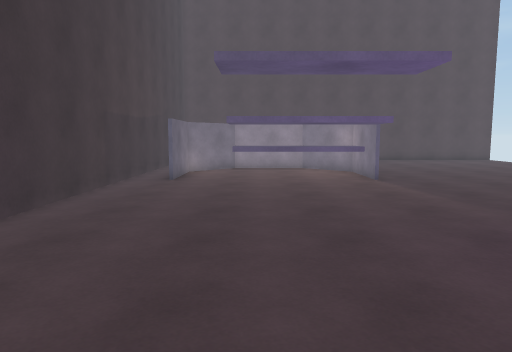
view 1 (above)

13 first-person views from a walk through a Unity game level. The camera is 1.4 m above the floor, tilts 6° down and sees 70° across. The floor is counted in squares, 1 m on a side. Each view is taken from the middle of a square. On the plan, view 1 faces up. The plan holds only what a view shows up to about 16 squares ahead; the rest is blank. The place goes on beyond the plan.

view 2
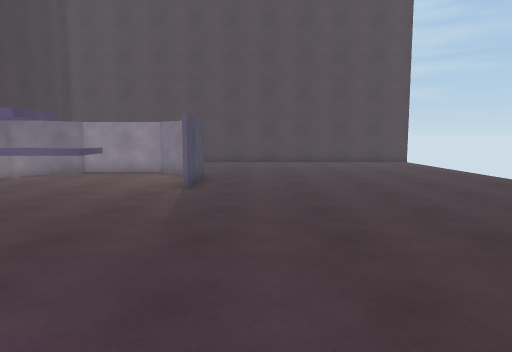

view 3
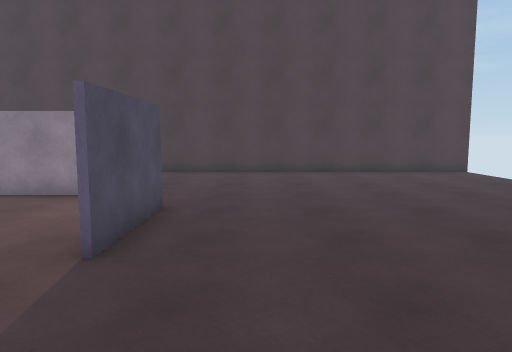

view 4
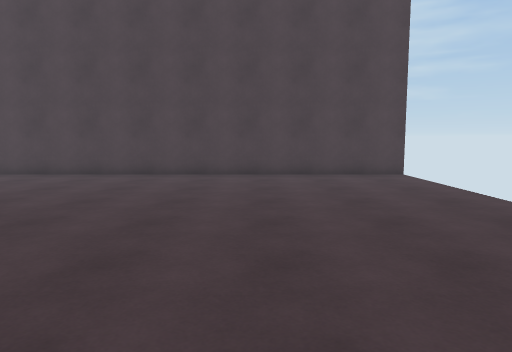

view 5
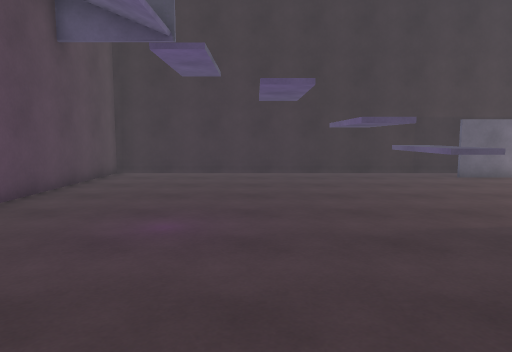

view 6
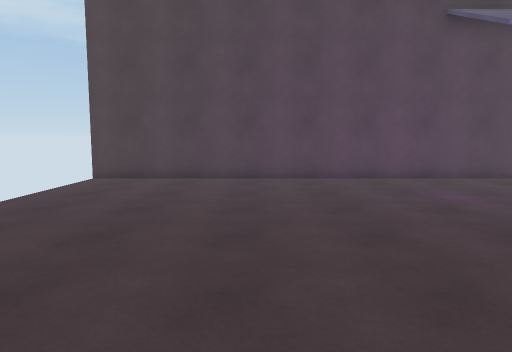

view 7
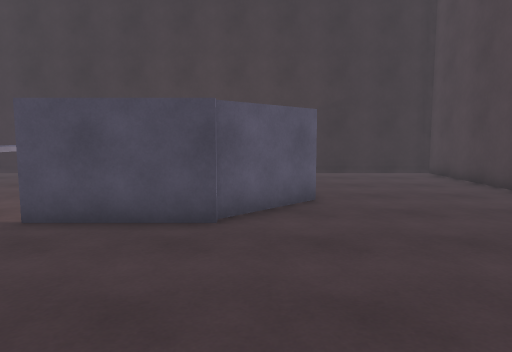

view 8
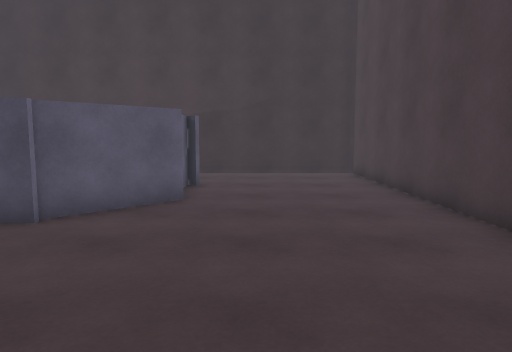

view 9
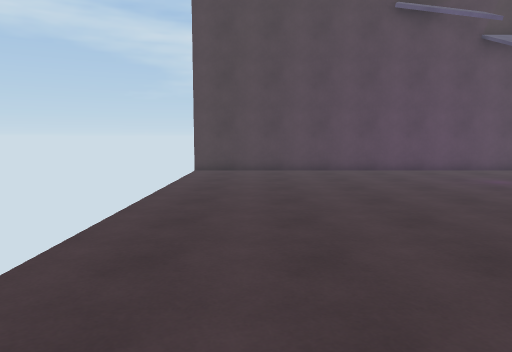

view 10
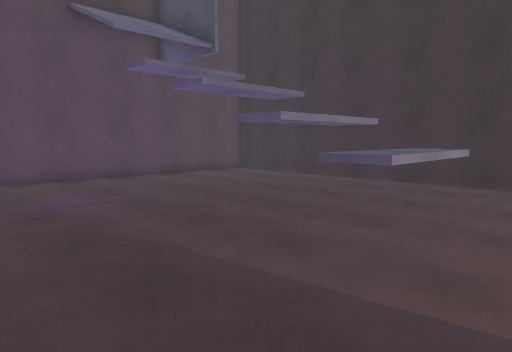

view 11
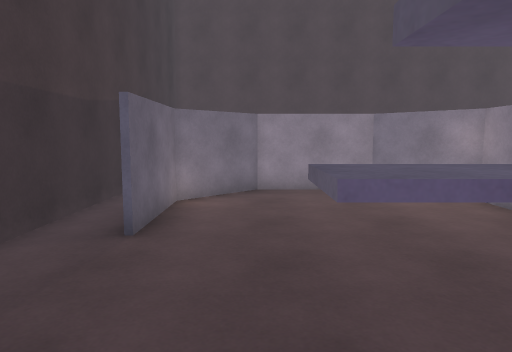

view 12
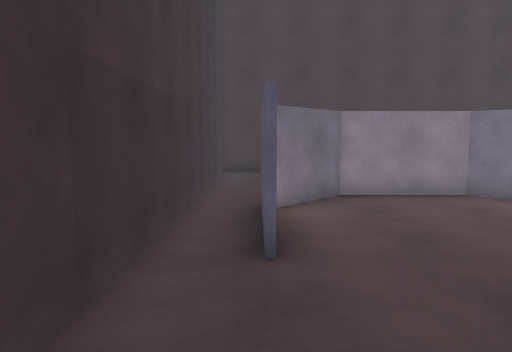

view 13
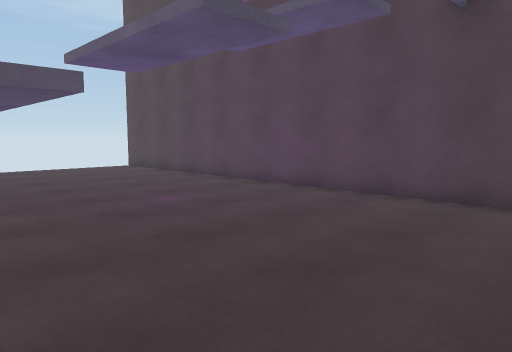

### Floor plan
Key: @ floor where view 1 was taken; # wall or solid block; . floor; = window, fence, low wall or low ledge; ^ raised ledge; T thing the floor can be seen under or through.
Columns run from 5 left of view 1 to 15 right of it. Each row starts with its distance up from view 1.
 23 #####################
 22 #...................
 21 #...................
 20 #...................
 19 #...................
 18 #...................
 17 #...####............
 16 #..##..=#...........
 15 #.##....=#..........
 14 #.#......#..........
 13 #.#......#..........
 12 #...................
 11 #...................
 10 #....^^^............
  9 #....^^^............
  8 #....TTTT...........
  7 #....TTTT...........
  6 #...................
  5 #...................
  4 #...................
  3 #...................
  2 #...................
  1 #...................
  0 #....@..............
 -1 #####################

Where each view was taken, in squares from view 1:
view 1: 0 up, 0 right, facing up
view 2: 2 up, 6 right, facing up
view 3: 8 up, 6 right, facing up
view 4: 9 up, 9 right, facing up
view 5: 5 up, 10 right, facing left
view 6: 12 up, 9 right, facing down
view 7: 16 up, 10 right, facing left
view 8: 19 up, 10 right, facing left
view 9: 15 up, 12 right, facing down
view 10: 12 up, 7 right, facing down-left
view 11: 7 up, 1 left, facing up
view 12: 8 up, 3 left, facing up
view 13: 8 up, 3 left, facing down-right
